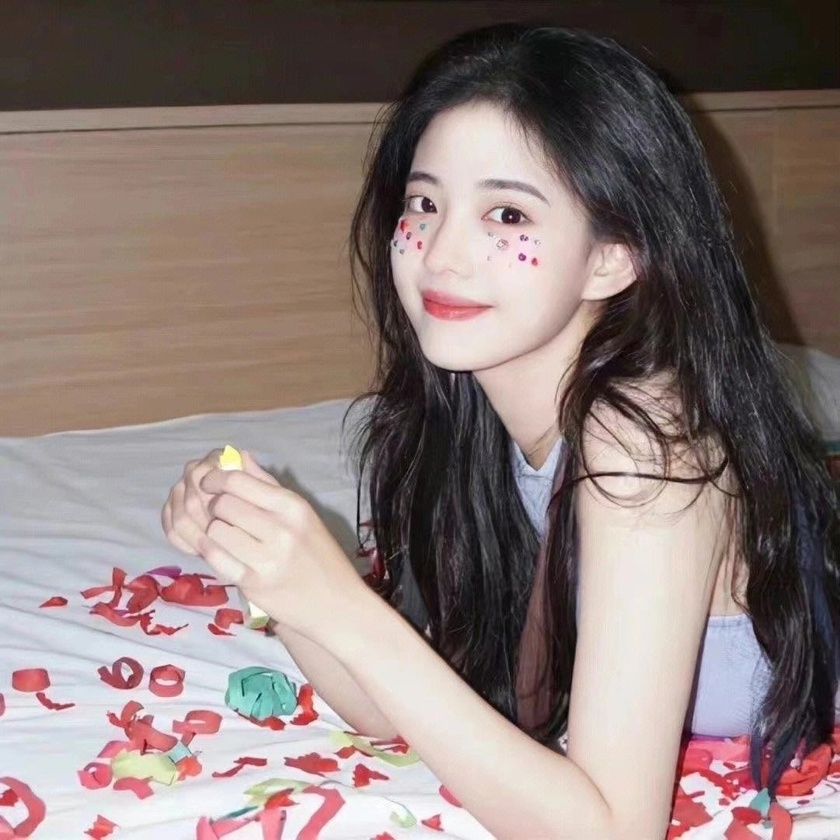
#> input picture image-processing/girl.jpeg, 840 x 840 px, shrunk from 1080 x 1080 before the run
$ python imsplit_merge.py
#> lines starting #> are read from the running program, lines starting #| are printed output that depends on the picture
import cv2
import numpy

img = cv2.imread('girl.jpeg')
#> img is the input picture: shape (840, 840, 3); mean B, G, R 120, 123.2, 138.8
print(img[0,0])
#| [36 43 60]
cv2.imshow('rgb',img)

b,g,r = cv2.split(img)
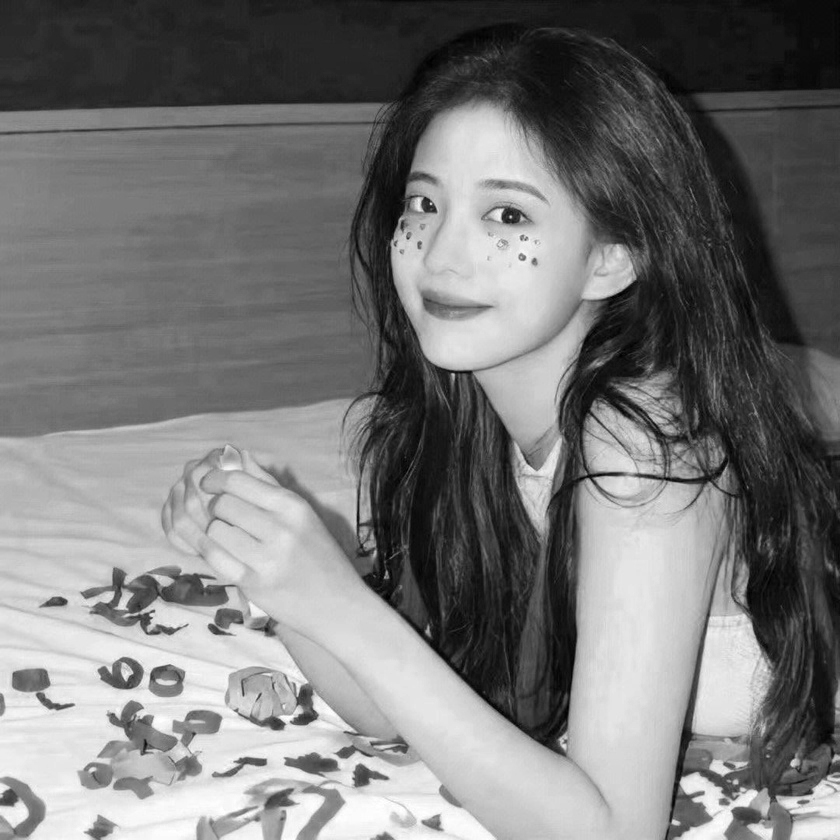
#> b: shape (840, 840); min 0, max 255, mean 120
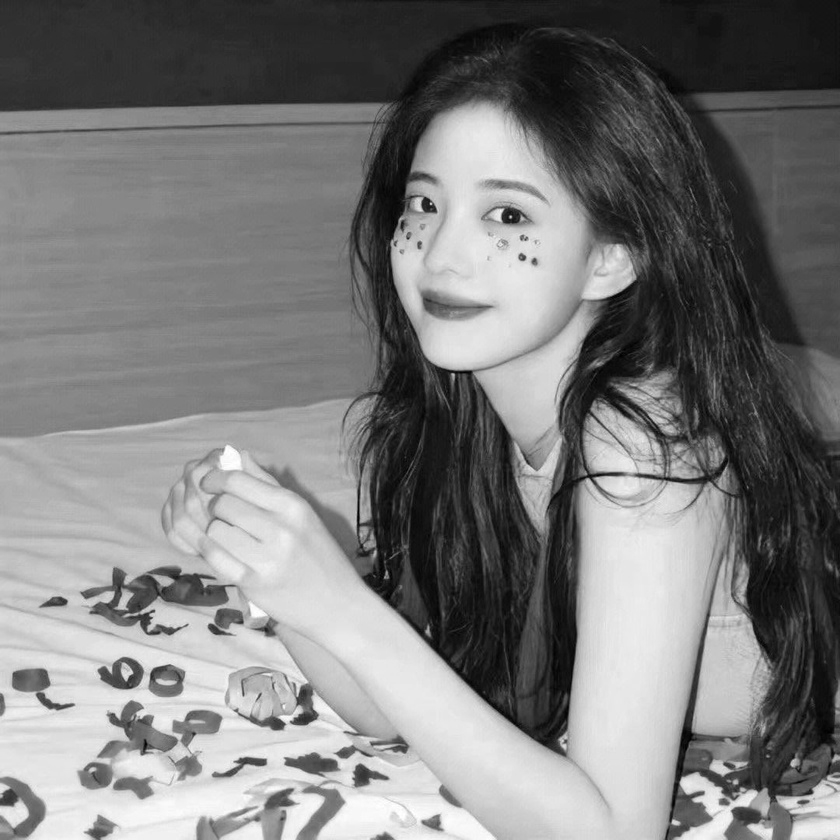
#> g: shape (840, 840); min 0, max 255, mean 123.2
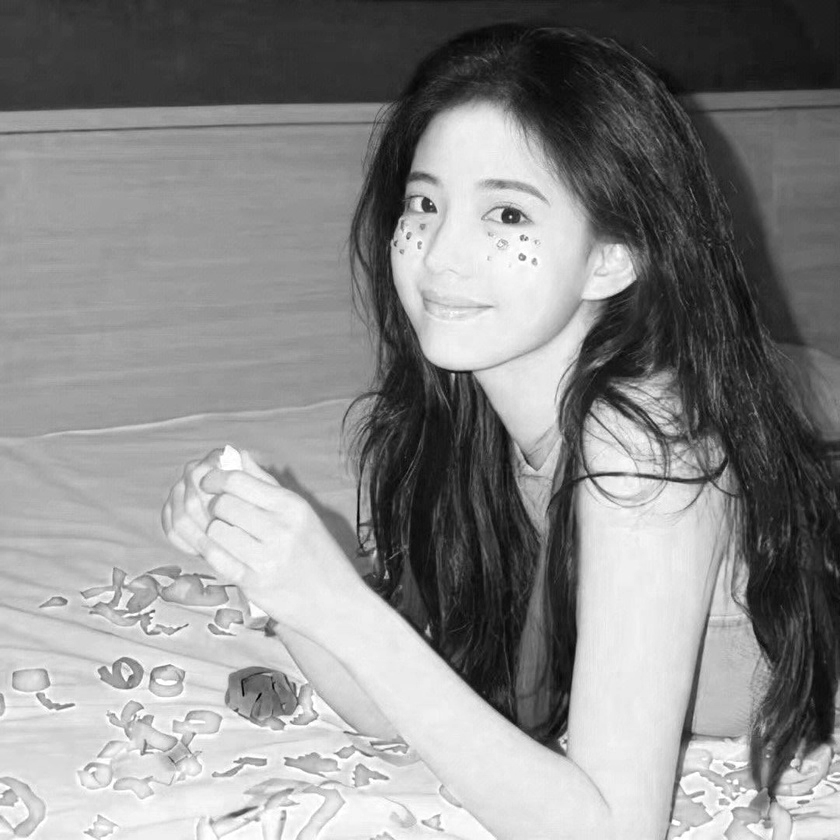
#> r: shape (840, 840); min 0, max 255, mean 138.8
img1 = cv2.merge((g,b,r))
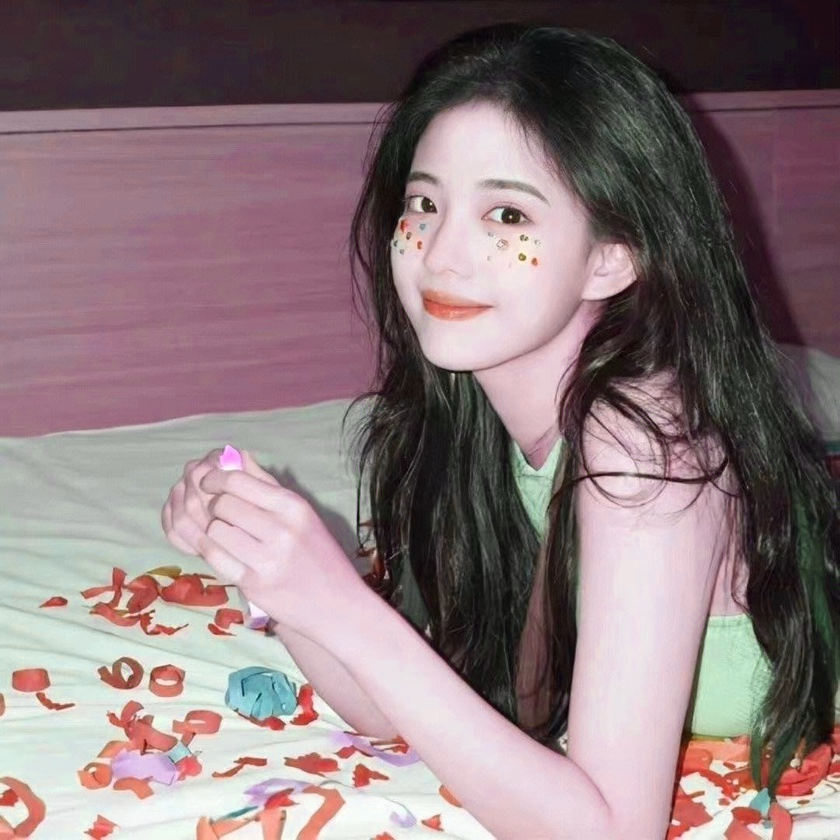
#> img1: shape (840, 840, 3); mean of channels 0, 1, 2 123.2, 120, 138.8; drawn as B, G, R
print(img1[0,0])
#| [43 36 60]
cv2.imshow('gbr',img1)

cv2.waitKey(0)
cv2.destroyAllWindows()
